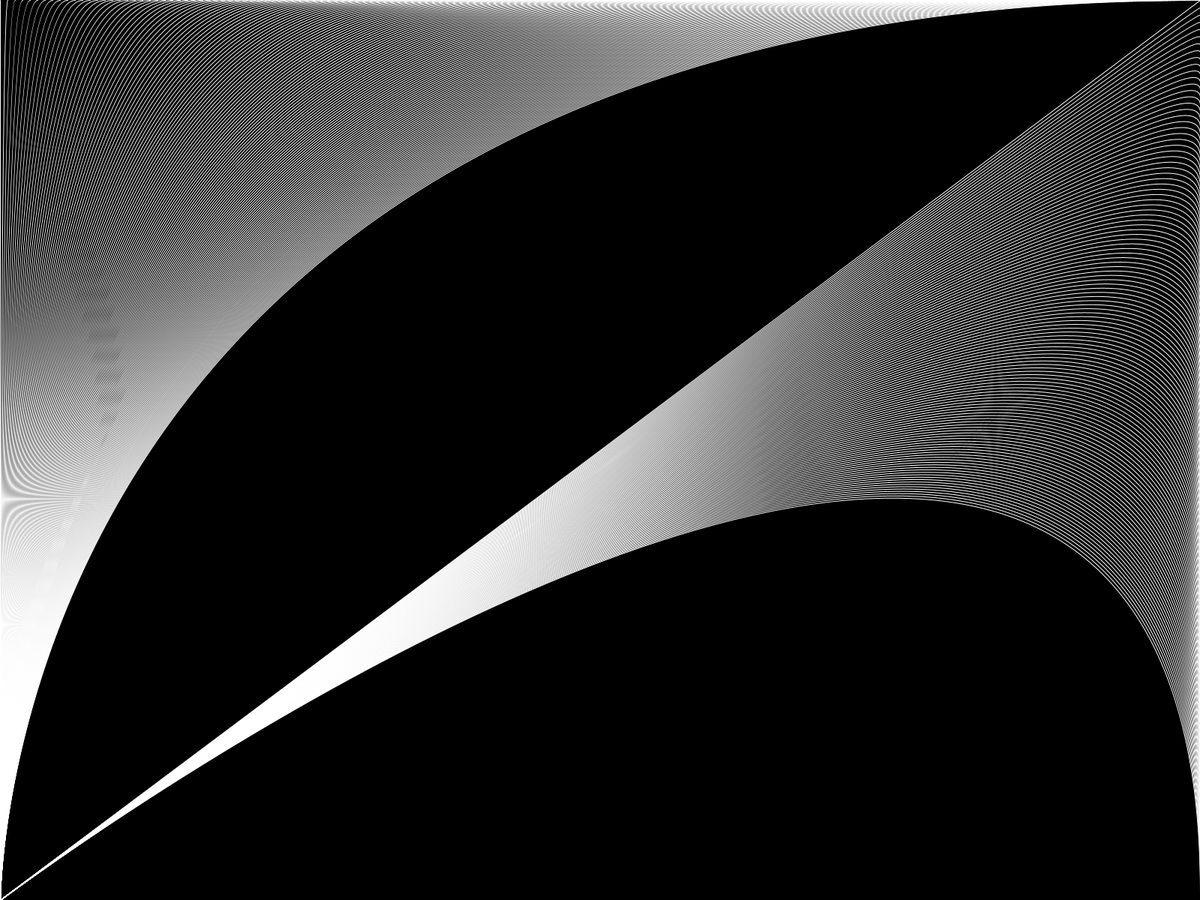
Frame 1 (no input)
Frame 60 (the mouse pressed at the canvas centre just before this capture): identical to frame 1, image omitted
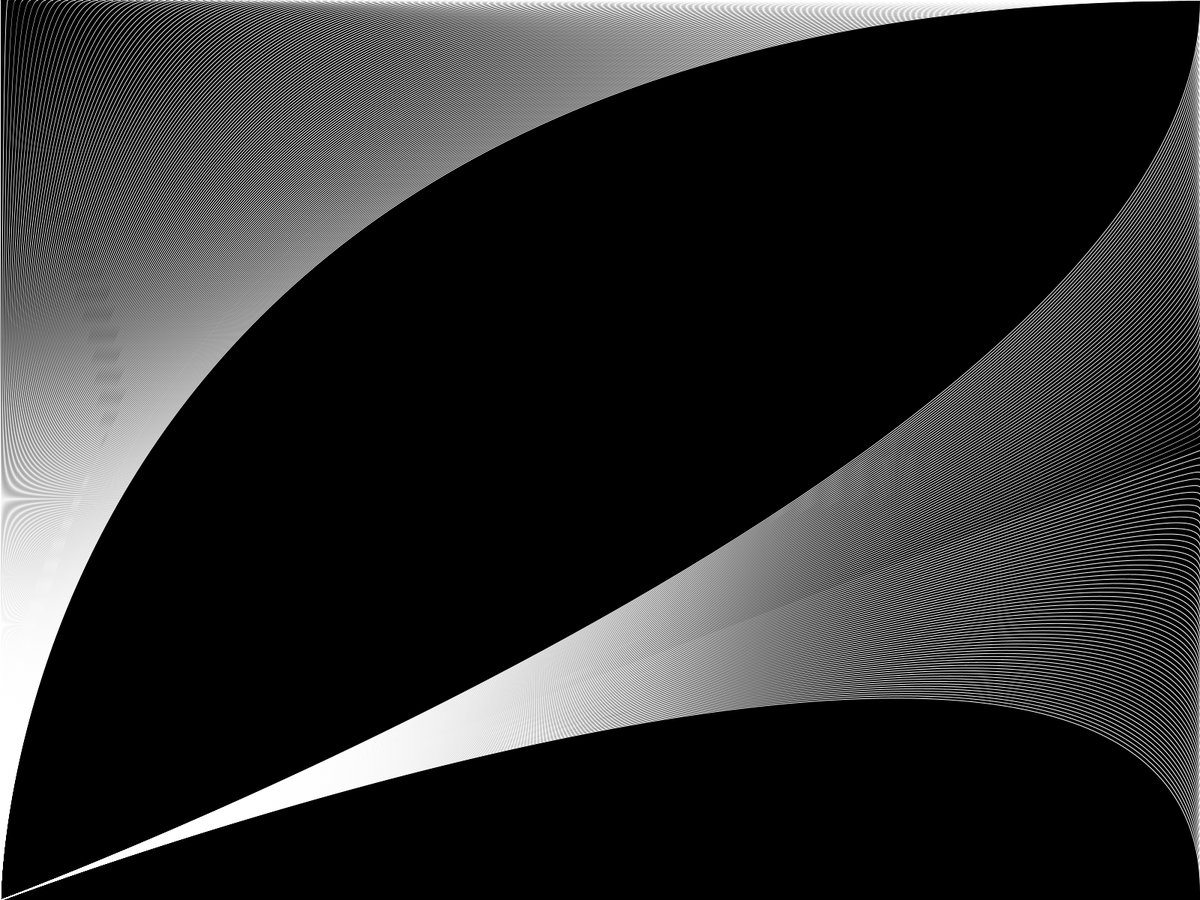
Frame 120 (the mouse held since frame 60 and released just before this capture)

The Processing sketch that drew these frames (run headless with seeded random() and noise(); from frame 60 on, the mouse is pressed at the canvas centre):

// Processing sketch: beziertest
// ── beziertest.pde
void setup() {
  fullScreen();
  //size(3840,2160);

  save("bezierTest.png");
}

void draw() {
  background(0);
  stroke(255);
  noFill();
  noCursor();

  for (int i = 0; i< height; i+=10) {
    bezier(
      0,height,  //first anchor
      0,height,  //first control
      
      width,mouseY,  //second anchor
      width,i   //second anchor
    );
  }
  
  for (int i = width; i>=0; i-=10) {
    bezier(
      0,height,  //first anchor
      0,height,  //first control
      
      0, 0,  //second anchor
      i, 0   //second anchor
    );
  } 
}
